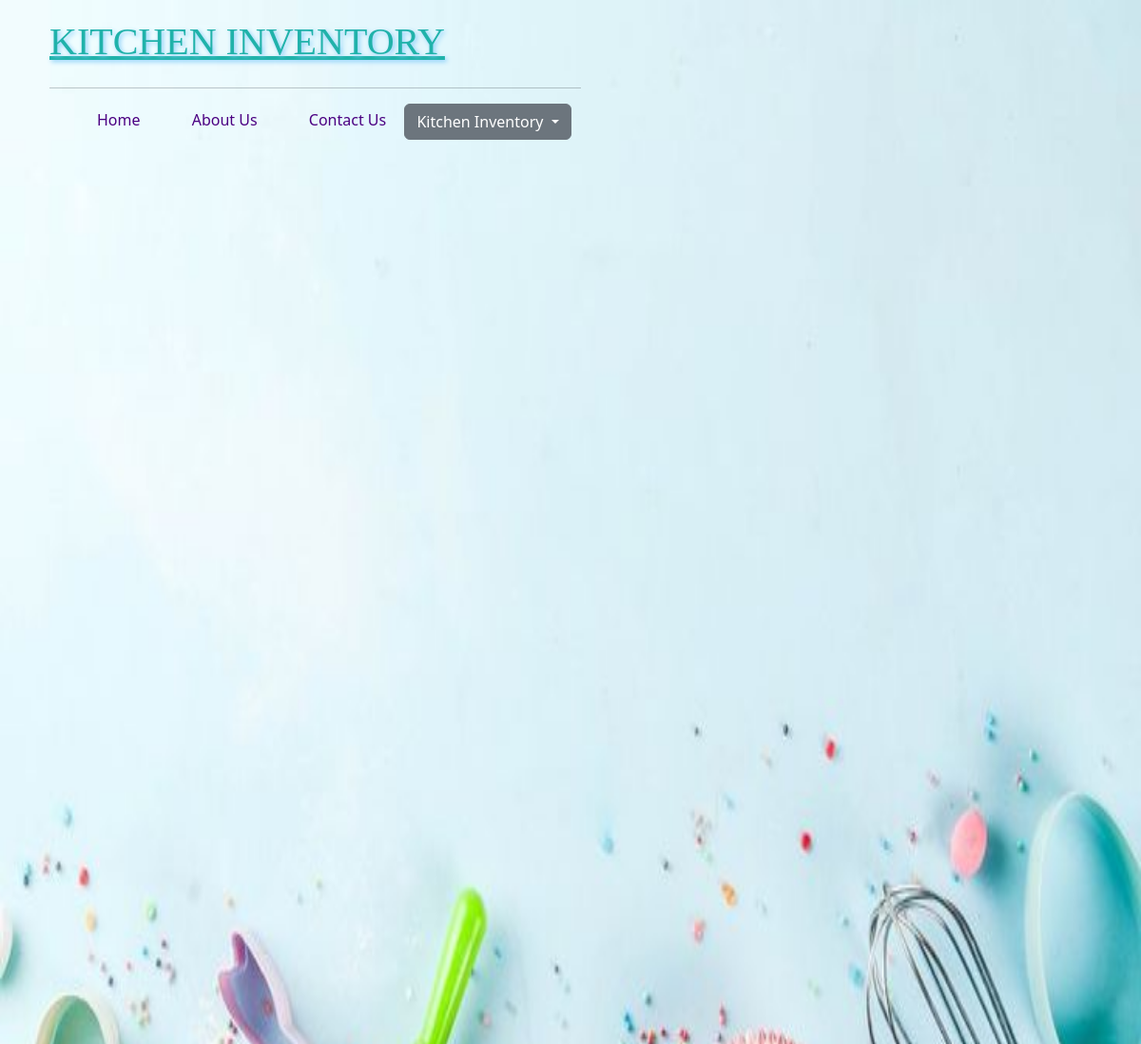
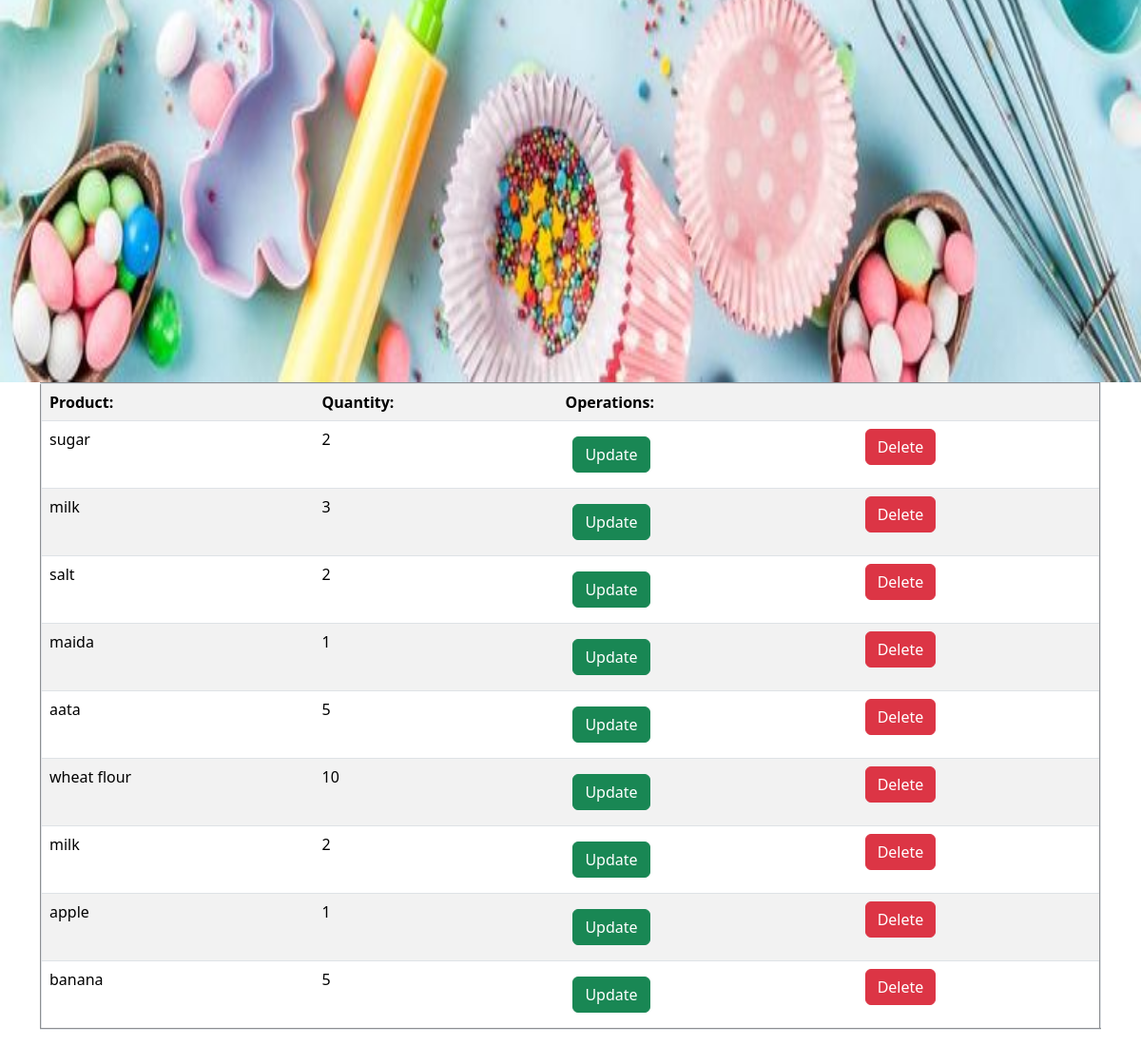
Screenshot of /updateInv/ with the database file from the repository (2 pictures, top to bottom).
### newapp/models.py (models this page shows, shortened)
class Add_Inventory(models.Model):
    Product = models.CharField(max_length=200)
    Unit = models.CharField(max_length=200)
    Quantity = models.CharField(max_length=200)

### newapp/views.py (the view)
# urls.py: path('updateInv/',v.UpdateInvList,name="updateInvList"),
def UpdateInvList(request):
    product_details = Add_Inventory.objects.all()
    print("User Product ---->(user_product_)")
    context={"data":product_details}
    return render(request, "updateInv.html", context=context )

### newapp/templates/updateInv.html (shortened to what this page needs)
{% extends 'base.html' %}
{% load static %}
  {% block pagecontent %}
        {% if data %}
        <table border="2" class="table table-striped">
            <tr>
                <th>Product:</th>
                <th>Quantity:</th>
                <th colspan="2">Operations:</th>
            </tr>
            {% for i in data %}
            <tr>
                <div class="row">
                    <div class="col-3 text-center"> <td>  {{i.Product}} </td> </div>
                   <div class="col-3 text-center">  <td> {{i.Quantity}} </td> </div>
                   <div class="col-3 text-center" > <td> <a href="{% url 'updateInv' id=i.id %}" class="btn btn-success m-2">Update</a> </td> </div>
                   <div class="col-3 text-center"> <td> <a href="{% url 'delInv' id=i.id %}" class="btn btn-danger" >Delete</a> </td> </div>
                </div>
            </tr>
            {% endfor %}
        {%endif%}
    </table>
    {% endblock %}

### newapp/templates/base.html (shortened to what this page needs)
{% load static %}
<html>
<head>
    <link rel="stylesheet" href="{% static 'css/style.css' %}">
    <link href="https://cdn.jsdelivr.net/npm/bootstrap@5.3.3/dist/css/bootstrap.min.css" rel="stylesheet"
>
</head>
<body>
          <img class="img1" src="{% static 'image/blue.jpeg' %}" alt="Foodimage">
      <nav>
          <ul>
             <li><h1 style=" color:LightSeaGreen">KITCHEN INVENTORY </h1></li>
             <hr>
             <li><a  style="margin-left:50px;" href="{%url 'home'%}">Home</a></li>
             <li><a style="margin-left:50px;" href="{%url 'aboutUs'%}">About Us</a></li>
             <li><a style="margin-left:50px;" href="{% url 'contactUs' %}">Contact Us</a></li>
              <li class="dropdowns">
              <div class="dropdown">
                  <button style="margin-left:15px;" class="btn btn-secondary dropdown-toggle" type="button" id="dropdownMenuButton1" data-bs-toggle="dropdown" aria-expanded="false">
                      Kitchen Inventory
                  </button>
              </div>
          </li>
        </ul>
    </nav>
    <div class="container newDiv">
        {% block pagecontent %}
        {% endblock %}
    </div>
</body>
</html>

### newapp/static/css/style.css (style rules this page uses)
.img1 { position: relative; height: 1500px; width: 100%; }
h1 { text-align: center; text-decoration-line: underline; text-shadow: 2px 2px 5px LightSkyBlue; font-weight: bold; font-family:Lucida Handwriting; }
nav { position: absolute; top: 20px; left: 20px; }
li { display: inline-block; }
li a { color: Indigo; text-decoration: none; margin-left: 69px; }
.dropdowns { position: relative; display: inline-block; }
.dropdown { margin: 0 10px; margin-left: 0; }

### rows the page displays
Add_Inventory: Product "sugar", Quantity "2"
Add_Inventory: Product "milk", Quantity "3"
Add_Inventory: Product "salt", Quantity "2"
Add_Inventory: Product "maida", Quantity "1"
Add_Inventory: Product "aata", Quantity "5"
Add_Inventory: Product "wheat flour", Quantity "10"
Add_Inventory: Product "milk", Quantity "2"
Add_Inventory: Product "apple", Quantity "1"
Add_Inventory: Product "banana", Quantity "5"
